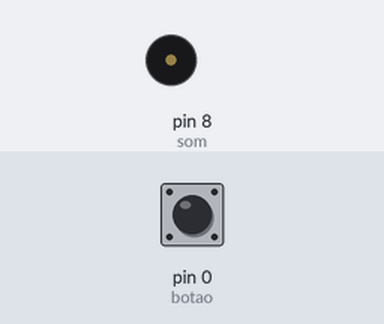
A sketch run on a simulated Arduino Uno, built with avr-gcc and run on an emulated ATmega328P. Shown: buzzer (waves = sounding). The inputs (shaded band) are chosen by the test bench; at power-on: pin 0 (botao) HIGH.

Above: at 1.2 s.
1.3 s: pin 0 (botao) pulled LOW for 0.15 s
At 2.7 s:
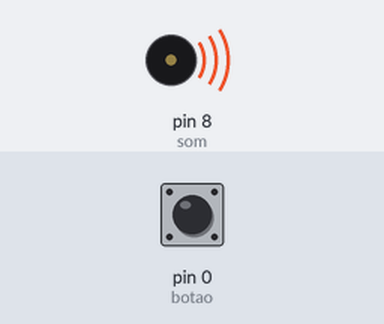
Timing chart, 0 to 10.4 s (numbered marks = the images above; inputs shaded):
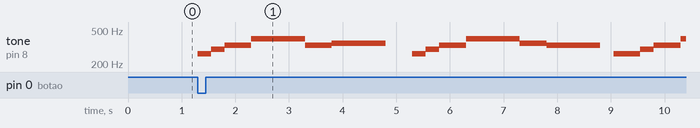

The sketch:

asabranca_notas_musicais1.ino
```cpp
#define botao 0
#define tempo 1000
#define som 8
#define frequencia 100
#define c 264 //Dó 528
#define d 296 //Ré 592
#define e 332 //Mi 665
#define f 352 //Fá 704
#define g 395 //Sol 790
#define a 444 //Lá 888
#define b 498 //Si 996

int notas[] = {c, d, e, g, g, e, f, f,0, c, d, e, g, g, f, e, 0, c, c, d, e, g, 0, g, f, e, c, f, 0, f, e, d, d, e, 0, d, d, c, c, 0};
int tempos[] = {4, 4, 2, 2, 2, 2, 2, 2, 2, 4, 4, 2, 2, 2, 2, 1, 4, 4, 4, 4, 2, 2, 4, 4, 4, 4, 2, 2, 4, 4, 4, 4, 2, 2, 4, 4, 4, 4, 1, 6};
int tamanho = 0, i;


void setup()
{
  pinMode(som, OUTPUT);
  pinMode(botao, INPUT_PULLUP);
  tamanho = sizeof(notas) / 2;
  for (i = 0; i < tamanho; i++){
    tempos[i] = tempo / tempos[i];
  }
}

void loop(){
  bool estado_botao = digitalRead(botao);
  if (estado_botao == LOW) {
    for (i = 0; i < tamanho; i++){
      if (notas[i] == 0) {
        noTone(som);
        delay(tempos[i]);
        }
          else {
            tone(som, notas[i]);
            delay(tempos[i]);
          }
      }
  }
}
```

Measured:
- after the input at 1.3 s, tone on pin 8 (som): plays 264 Hz for 0.25 s, 296 Hz for 0.25 s, 332 Hz for 0.50 s, 395 Hz for 1.0 s, 332 Hz for 0.50 s, 352 Hz for 1.0 s … (16 notes in this stretch), starting at once
